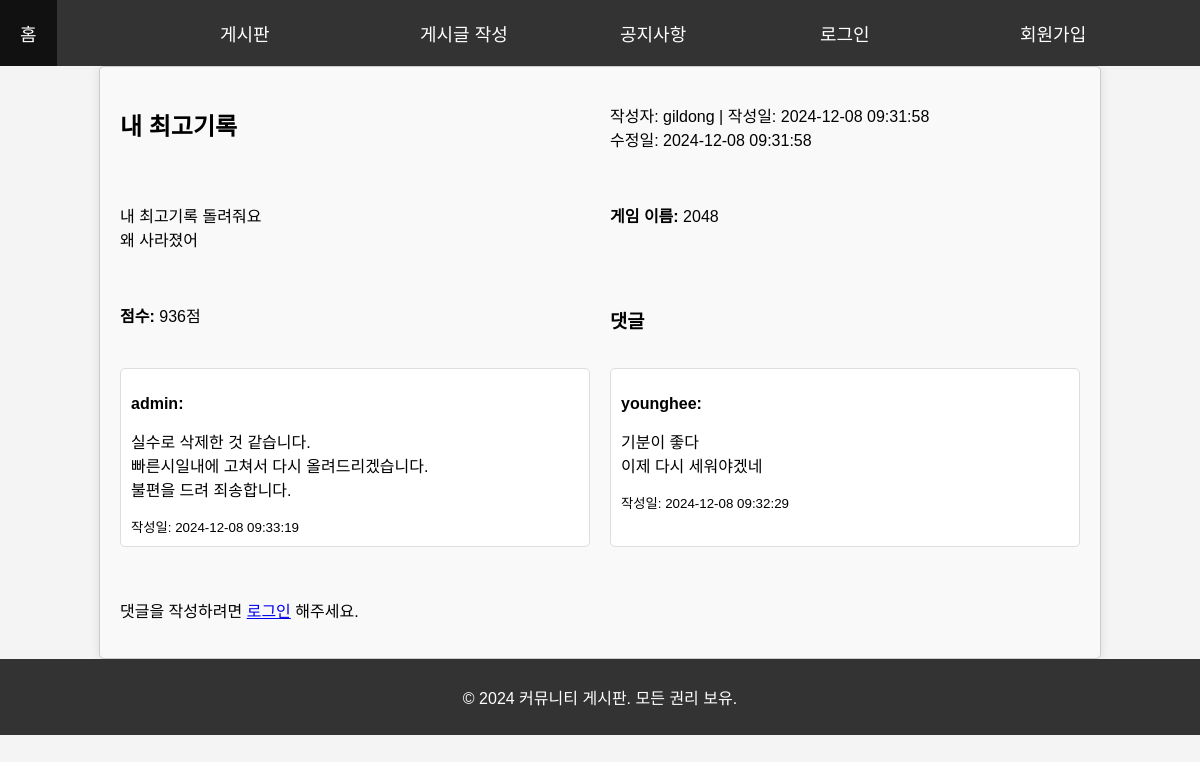
The app's page /기말과제/view_post.php?post_id=9 with its own data.
### tables this page shows
CREATE TABLE `posts` (
  `post_id` int(11) NOT NULL,
  `title` varchar(255) NOT NULL,
  `content` text NOT NULL,
  `user_id` int(11) DEFAULT NULL,
  `created_at` timestamp NOT NULL DEFAULT current_timestamp(),
  `updated_at` timestamp NOT NULL DEFAULT current_timestamp() ON UPDATE current_timestamp(),
  `is_announcement` tinyint(1) DEFAULT 0,
  `score` int(11) NOT NULL,
  `game_name` varchar(255) NOT NULL
);

CREATE TABLE `users` (
  `user_id` int(11) NOT NULL,
  `username` varchar(50) NOT NULL,
  `password` varchar(255) NOT NULL,
  `full_name` varchar(100) NOT NULL,
  `email` varchar(100) NOT NULL,
  `created_at` timestamp NOT NULL DEFAULT current_timestamp()
);

CREATE TABLE `comments` (
  `comment_id` int(11) NOT NULL,
  `post_id` int(11) DEFAULT NULL,
  `user_id` int(11) DEFAULT NULL,
  `content` text NOT NULL,
  `created_at` timestamp NOT NULL DEFAULT current_timestamp()
);

### 기말과제/view_post.php (the view, shortened to what this page needs)
<?php
include('db.php');
$post_id = (int)$_GET['post_id'];
$sql_post = "SELECT posts.title, posts.content, posts.created_at, posts.updated_at, users.username, posts.game_name, posts.score
             FROM posts
             JOIN users ON posts.user_id = users.user_id
             WHERE posts.post_id = ?";
$stmt_post = $conn->prepare($sql_post);
$stmt_post->bind_param("i", $post_id);
$stmt_post->execute();
$result_post = $stmt_post->get_result();
$post = $result_post->fetch_assoc();
$sql_comments = "SELECT comments.content, comments.created_at, users.username
                 FROM comments
                 JOIN users ON comments.user_id = users.user_id
                 WHERE comments.post_id = ?
                 ORDER BY comments.created_at DESC";
$stmt_comments = $conn->prepare($sql_comments);
$stmt_comments->bind_param("i", $post_id);
$stmt_comments->execute();
$result_comments = $stmt_comments->get_result();
?>
<!DOCTYPE html>
<html lang="ko">
<head>
    <link rel="stylesheet" href="commu.css">
</head>
<body>
    <ul id="navbar" style="display:flex;">
        <li><a href="index.php">홈</a></li>
        <li><a href="commu.php">게시판</a></li>
        <li><a href="write_post.php">게시글 작성</a></li>
        <li><a href="info.php">공지사항</a></li>
        <?php if (isset($_SESSION['username'])): ?>
            <li><a href="my_posts.php">내가 쓴 글</a></li>
            <li><a href="logout.php">로그아웃</a></li>
        <?php else: ?>
            <li><a href="login.php">로그인</a></li>
            <li><a href="signup.php">회원가입</a></li>
        <?php endif; ?>
    </ul>
    <div class="container">
        <h2><?= htmlspecialchars($post['title']) ?></h2>
        <p>작성자: <?= htmlspecialchars($post['username']) ?> | 작성일: <?= htmlspecialchars($post['created_at']) ?><br>수정일: <?= htmlspecialchars($post['updated_at']) ?></p>
        <p><?= nl2br(htmlspecialchars($post['content'])) ?></p>
        <p><strong>게임 이름:</strong> <?= htmlspecialchars($post['game_name']) ?></p>
        <p><strong>점수:</strong> <?= htmlspecialchars($post['score']) ?>점</p>
        <h3>댓글</h3>
        <?php while ($comment = $result_comments->fetch_assoc()): ?>
            <div class="comment">
                <p><strong><?= htmlspecialchars($comment['username']) ?>:</strong></p>
                <p><?= nl2br(htmlspecialchars($comment['content'])) ?></p>
                <small>작성일: <?= htmlspecialchars($comment['created_at']) ?></small>
            </div>
        <?php endwhile; ?>
        <?php if (isset($_SESSION['username'])): ?>
            <form method="POST" action="write_comment.php">
                <input type="hidden" name="post_id" value="<?= $post_id ?>">
                <textarea name="content" placeholder="댓글을 작성하세요..." required></textarea>
                <button type="submit">댓글 작성</button>
            </form>
        <?php else: ?>
            <p>댓글을 작성하려면 <a href="login.php">로그인</a> 해주세요.</p>
        <?php endif; ?>
    </div>
    <footer>
        <p>&copy; 2024 커뮤니티 게시판. 모든 권리 보유.</p>
    </footer>
</body>
</html>

### 기말과제/commu.css (style rules this page uses)
body, html { margin: 0; padding: 0; height: 100%; }
body { font-family: Arial, sans-serif; background-color: #f4f4f4; display: flex; flex-direction: column; }
ul { z-index: 1; list-style-type: none; margin: 0; padding: 0; overflow: flex; background-color: #333; position: sticky; top: 0; display: table-row; align-items: center; }
li { position: relative; display: flex; align-items: stretch; height: 100%; flex: 1; }
li a { font-size: 18px; display: block; color: white; padding: 20px 20px; text-decoration: none; align-items: center; justify-content: center; }
.container { display: grid; grid-template-columns: repeat(2, 1fr); grid-template-rows: auto auto; gap: 20px; width: 90%; margin: 20px auto; padding: 20px; background-color: white; border-radius: 8px; box-shadow: 0 0 10px rgba(0, 0, 0, 0.1); align-items: stretch; }
footer { background-color: #333; color: white; text-align: center; padding: 10px 0; width: 100%; position: relative; bottom: 0; }

### 기말과제/view_post.php (style rules this page uses)
.container { width: 80%; margin: 0 auto; padding: 20px; border: 1px solid #ccc; border-radius: 5px; background-color: #f9f9f9; }
h2, h3 { margin-bottom: 15px; }
.comment { margin-bottom: 15px; padding: 10px; border: 1px solid #ddd; border-radius: 5px; background-color: #fff; }

### records on screen
posts: title "내 최고기록", user.username "gildong", created_at "2024-12-08 09:31:58", updated_at "2024-12-08 09:31:58", content "내 최고기록 돌려줘요 왜 사라졌어", game_name "2048", score "936"
comments: user.username "admin", content "실수로 삭제한 것 같습니다. 빠른시일내에 고쳐서 다시 올려드리겠습니다. 불편을 드려 죄송합니다.", created_at "2024-12-08 09:33:19"
comments: user.username "younghee", content "기분이 좋다 이제 다시 세워야겠네", created_at "2024-12-08 09:32:29"
